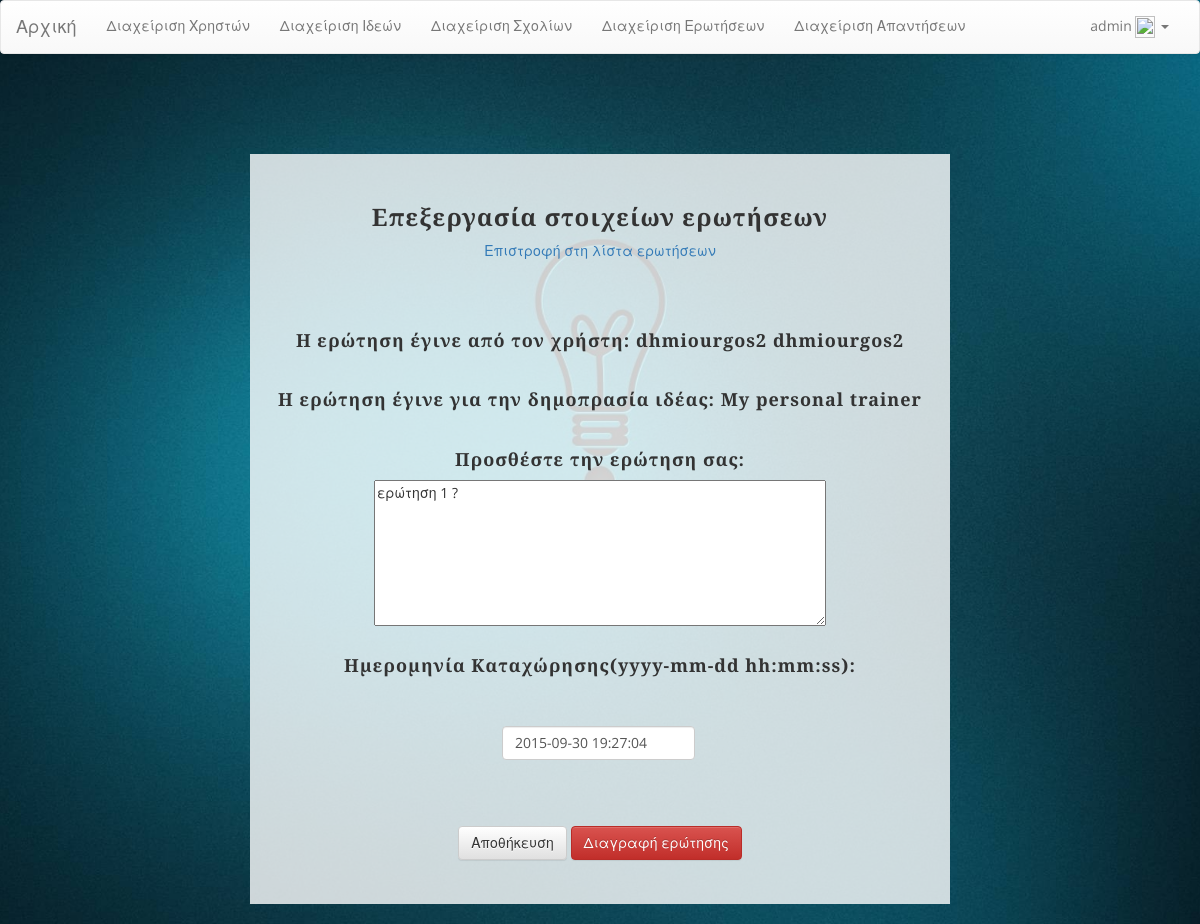
/IdeasMarketplace/admin/question_edit.php?id=2 (signed in), run on the app's committed database.
### tables this page shows
CREATE TABLE IF NOT EXISTS `users` (
  `id` int(11) NOT NULL,
  `first_name` text NOT NULL,
  `last_name` text NOT NULL,
  `email` text NOT NULL,
  `password` text NOT NULL,
  `type` int(11) NOT NULL,
  `sex` int(11) NOT NULL,
  `age` int(11) NOT NULL,
  `img_temp` tinyint(1) NOT NULL,
  `image` longblob NOT NULL
);

CREATE TABLE IF NOT EXISTS `auctions` (
  `id` int(11) NOT NULL,
  `name` text NOT NULL,
  `description` text NOT NULL,
  `bid_start` int(11) NOT NULL,
  `bid_min` int(11) NOT NULL,
  `buy_price` int(11) NOT NULL,
  `offer_start` datetime NOT NULL,
  `offer_end` datetime NOT NULL,
  `winner` int(11) NOT NULL
);

CREATE TABLE IF NOT EXISTS `questions` (
  `id` int(11) NOT NULL,
  `user_id` int(11) NOT NULL,
  `auction_id` int(11) NOT NULL,
  `question` text NOT NULL,
  `date` datetime NOT NULL
);

### IdeasMarketplace/admin/question_edit.php (the view, shortened to what this page needs)
<?php
include '../functions.php';
if (isset($_SESSION['type']) && $_SESSION['type'] == 3) {
    $conn = sqldb();
    $sql = 'SELECT user_id,auction_id,question,date FROM questions WHERE id=' . $_GET['id'] . ';';
    $result = $conn->query($sql);
    $row = $result->fetch_assoc();
    $sql = 'SELECT first_name,last_name FROM users WHERE id=' . $row['user_id'] . ';';
    $result = $conn->query($sql);
    $row1 = $result->fetch_assoc();
    $sql = 'SELECT name FROM auctions WHERE id=' . $row['auction_id'] . ';';
    $result = $conn->query($sql);
    $row2 = $result->fetch_assoc();
    ?>
    <html>
        <head>
            <?php styles(); ?>
            <link href="/css/star-rating.min.css" media="all" rel="stylesheet" type="text/css" />
            <link rel="stylesheet" type="text/css" href="/css/jquery.datetimepicker.css">
        </head>
        <body>
            <?php show_header(); ?>
            <div class="container">
                <div class="row">
                    <div class="box">
                        <center>
                            <h3>Επεξεργασία στοιχείων ερωτήσεων</h3><a href="questions.php">Επιστροφή στη λίστα ερωτήσεων</a><br><br>
                        </center>
                        <br><br>
                        <center>
                            <h4>Η ερώτηση έγινε από τον χρήστη: <?php echo $row1['first_name'] . " " . $row1['last_name']; ?> </h4><br>
                            <h4>Η ερώτηση έγινε για την δημοπρασία ιδέας: <?php echo $row2['name']; ?> </h4><br>
                            <form method='post' onsubmit="saveQuestion();
                                        return false;">
                                <h4>Προσθέστε την ερώτηση σας:</h4>
                                <textarea id="que" rows="7" cols="60" placeholder="Γράψτε την ερώτηση σας εδώ ..." required><?php echo $row['question']; ?></textarea><br><br>
                                <h4>Ημερομηνία Καταχώρησης(yyyy-mm-dd hh:mm:ss):</h4>
                                <br><br>
                                <div style="margin: 0 0 0 222;" class="col-sm-4">
                                    <input type="text" class="form-control" id="date" name="date" value="<?= $row['date'] ?>" required>
                                </div>
                                <br><br><br><br><br>
                                <button type="submit" onclick="saveQuestion();" class="btn btn-default">Αποθήκευση</button>
                                <button onclick="deleteQuestion();
                                            return false;" class="btn btn-danger">Διαγραφή ερώτησης</button>
                            </form>
                        </center>
                    </div>
                </div>
            </div>
        </body>
    </html>
    <?php
} else {
    header('Location: ' . "http://$_SERVER[HTTP_HOST]");
    die();
}

### IdeasMarketplace/functions.php (shortened to what this page needs)
<?php
function show_header() {
    if (isset($_SESSION['id'])) {
        $conn = sqldb();
        $sql = "SELECT first_name FROM users WHERE id=" . $_SESSION['id'];
        $result = $conn->query($sql);
        $user = $result->fetch_assoc();
    }
    ?>
    <nav class="navbar navbar-default">
        <div class="container-fluid">
            <div class="navbar-header">
                <a class="navbar-brand" href="/">Αρχική</a>
            </div>
            <div class="collapse navbar-collapse" id="bs-example-navbar-collapse-1">
                <ul class="nav navbar-nav">
                    <?php
                    if (isset($_SESSION['id'])) {
                        if ($_SESSION['type'] == 2) {
                            fix_link("/creator/");
                            echo 'Διαχείριση Ιδεών</a></li>';
                            fix_link("/creator/comments.php");
                            echo 'Διαχείριση Σχολίων</a></li>';
                            fix_link("/creator/questions.php");
                            echo 'Διαχείριση Ερωτήσεων</a></li>';
                            fix_link("/creator/answers.php");
                            echo 'Διαχείριση Απαντήσεων</a></li>';
                        } else if ($_SESSION['type'] == 3) {
                            fix_link("/admin/");
                            echo 'Διαχείριση Χρηστών</a></li>';
                            echo 'Διαχείριση Ιδεών</a></li>';
                            echo 'Διαχείριση Σχολίων</a></li>';
                            echo 'Διαχείριση Ερωτήσεων</a></li>';
                            echo 'Διαχείριση Απαντήσεων</a></li>';
                        }
                    }
                    ?>
                </ul>
                <ul class="nav navbar-nav navbar-right">
                    <?php
                    if (isset($_SESSION['id'])) {
                        ?>
                        <li class="dropdown">
                            <a href="#" class="dropdown-toggle" data-toggle="dropdown" role="button" aria-expanded="false"><?= $user['first_name'] ?>
                                <?php if ($_SESSION['img_temp'] == 0) { ?>
                                    <img style="height: 22px;width: 20px;" src="/img/no_image.jpg">
                                <?php } else { ?>
                                    <img style="height: 22px;width: 20px;" src="../image.php">
                                <?php } ?><span class="caret"></span></a>
                            <?php
                        }
                        ?>
                </ul>
            </div>
        </div>
    </nav>
    <?php
}
function sqldb() {
    $conn = new mysqli("localhost", "root", "", "ideas");
    $conn->query("SET NAMES 'utf8'");
    $conn->query("SET CHARACTER SET 'utf8'");
    return $conn;
}
function fix_link($l) {
    echo '<li';
    if (endsWith($_SERVER['REQUEST_URI'], $l)) {
        echo ' class="active"';
    }
    echo '><a href="' . $l . '">';
}
function endsWith($haystack, $needle) {
    return $needle === "" || (($temp = strlen($haystack) - strlen($needle)) >= 0 && strpos($haystack, $needle, $temp) !== FALSE);
}
function styles() {
    ?>
    <link rel="stylesheet" href="https://maxcdn.bootstrapcdn.com/bootstrap/3.3.4/css/bootstrap.min.css">
    <link rel="stylesheet" href="https://maxcdn.bootstrapcdn.com/bootstrap/3.3.4/css/bootstrap-theme.min.css">
    <link rel="stylesheet" href="/css/style.css">
    <?php
}
    ?>

### IdeasMarketplace/css/style.css (style rules this page uses)
body { font-family: "Open Sans","Helvetica Neue",Helvetica,Arial,sans-serif; background: url('../img/bg.jpg') no-repeat center center fixed; -webkit-background-size: cover; -moz-background-size: cover; background-size: cover; -o-background-size: cover; }
h1, h2, h3, h4, h5, h6 { font-family: "Josefin Slab","Helvetica Neue",Helvetica,Arial,sans-serif; font-weight: 700; letter-spacing: 1px; }
.box { margin-bottom: 20px; padding: 30px 15px; background: #fff; background: rgba(255,255,255,0.8); }
@media screen and (min-width:1200px) { .box:after { content: ''; display: table; clear: both; } }

### IdeasMarketplace/admin/question_edit.php (style rules this page uses)
.container { margin-top:100px; width:700px; }

### data on the page
users: first_name "admin"
users: first_name "dhmiourgos2", last_name "dhmiourgos2"
auctions: name "My personal trainer"
questions: question "ερώτηση 1 ?", date "2015-09-30 19:27:04"
